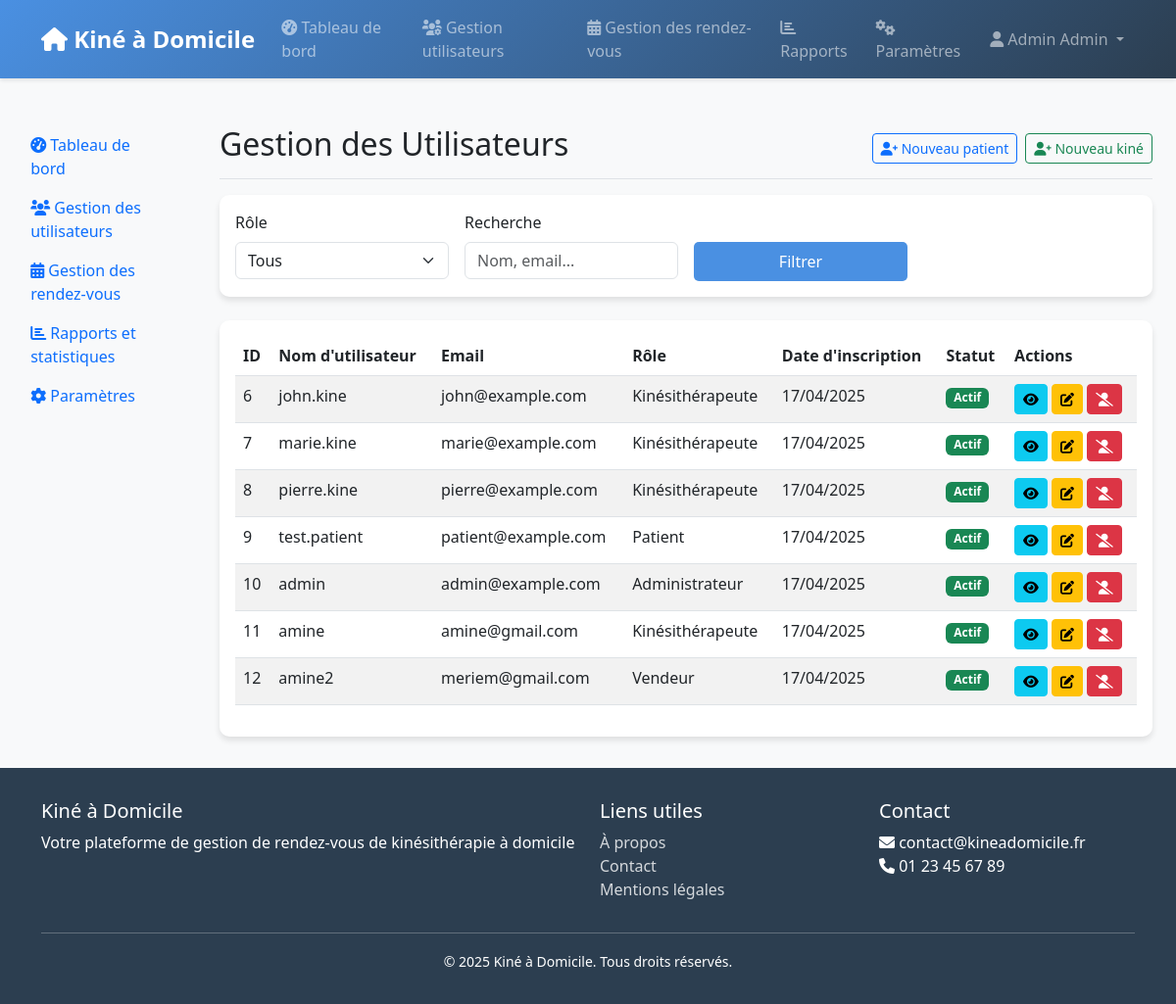
Screenshot of /dashboard/users/ (signed in) with the database file from the repository.
### users/models.py (models this page shows)
class Utilisateur(AbstractUser):
    class Role(models.TextChoices):
        ADMIN = 'ADMIN', _('Administrateur')
        PATIENT = 'PATIENT', _('Patient')
        KINE = 'KINE', _('Kinésithérapeute')
        VENDEUR = 'VENDEUR', _('Vendeur')
    role = models.CharField(
        max_length=10,
        choices=Role.choices,
        default=Role.PATIENT,
    )
    date_naissance = models.DateField(null=True, blank=True)
    telephone = models.CharField(max_length=15, blank=True)

### users/views.py (the view)
# urls.py: path('dashboard/users/', admin_users, name='admin_users'),
@login_required
@user_passes_test(is_admin)
def admin_users(request):
    users = Utilisateur.objects.all()
    return render(request, 'admin/users.html', {'users': users})

### users/views.py (called while the page is built)
def is_admin(user):
    return user.is_superuser

### templates/admin/users.html (shortened to what this page needs)
{% extends 'base.html' %}
{% block content %}
<div class="container-fluid">
    <div class="row">
        <div class="col-md-3 col-lg-2 d-md-block bg-light sidebar">
            <div class="position-sticky pt-3">
                <ul class="nav flex-column">
                    <li class="nav-item">
                        <a class="nav-link" href="{% url 'admin_dashboard' %}">
                            <i class="fas fa-tachometer-alt"></i> Tableau de bord
                        </a>
                    </li>
                    <li class="nav-item">
                        <a class="nav-link active" href="{% url 'admin_users' %}">
                            <i class="fas fa-users"></i> Gestion des utilisateurs
                        </a>
                    </li>
                    <li class="nav-item">
                        <a class="nav-link" href="{% url 'admin_appointments' %}">
                            <i class="fas fa-calendar-alt"></i> Gestion des rendez-vous
                        </a>
                    </li>
                    <li class="nav-item">
                        <a class="nav-link" href="{% url 'admin_reports' %}">
                            <i class="fas fa-chart-bar"></i> Rapports et statistiques
                        </a>
                    </li>
                    <li class="nav-item">
                        <a class="nav-link" href="{% url 'admin_settings' %}">
                            <i class="fas fa-cog"></i> Paramètres
                        </a>
                    </li>
                </ul>
            </div>
        </div>
        <div class="col-md-9 ms-sm-auto col-lg-10 px-md-4">
            <div class="d-flex justify-content-between flex-wrap flex-md-nowrap align-items-center pt-3 pb-2 mb-3 border-bottom">
                <h1 class="h2">Gestion des Utilisateurs</h1>
                <div class="btn-toolbar mb-2 mb-md-0">
                    <a href="{% url 'register' %}?type=patient" class="btn btn-sm btn-outline-primary me-2">
                        <i class="fas fa-user-plus"></i> Nouveau patient
                    </a>
                    <a href="{% url 'register' %}?type=kine" class="btn btn-sm btn-outline-success">
                        <i class="fas fa-user-plus"></i> Nouveau kiné
                    </a>
                </div>
            </div>
            <div class="row mb-4">
                <div class="col-md-12">
                    <div class="card">
                        <div class="card-body">
                            <form method="get" class="row g-3">
                                <div class="col-md-3">
                                    <label for="role" class="form-label">Rôle</label>
                                    <select name="role" id="role" class="form-select">
                                        <option value="">Tous</option>
                                    </select>
                                </div>
                                <div class="col-md-3">
                                    <label for="search" class="form-label">Recherche</label>
                                    <input type="text" name="search" id="search" class="form-control" placeholder="Nom, email...">
                                </div>
                                <div class="col-md-3">
                                    <label class="form-label">&nbsp;</label>
                                    <button type="submit" class="btn btn-primary w-100">Filtrer</button>
                                </div>
                            </form>
                        </div>
                    </div>
                </div>
            </div>
            <div class="card">
                <div class="card-body">
                    <div class="table-responsive">
                        <table class="table table-striped">
                            <thead>
                                <tr>
                                    <th>ID</th>
                                    <th>Nom d'utilisateur</th>
                                    <th>Email</th>
                                    <th>Rôle</th>
                                    <th>Date d'inscription</th>
                                    <th>Statut</th>
                                    <th>Actions</th>
                                </tr>
                            </thead>
                            <tbody>
                                {% for user in users %}
                                <tr>
                                    <td>{{ user.id }}</td>
                                    <td>{{ user.username }}</td>
                                    <td>{{ user.email }}</td>
                                    <td>{{ user.get_role_display }}</td>
                                    <td>{{ user.date_joined|date:"d/m/Y" }}</td>
                                    <td>
                                        {% if user.is_active %}
                                            <span class="badge bg-success">Actif</span>
                                        {% else %}
                                            <span class="badge bg-danger">Inactif</span>
                                        {% endif %}
                                    </td>
                                    <td>
                                        <a href="{% url 'users:profile' user.id %}" class="btn btn-sm btn-info">
                                            <i class="fas fa-eye"></i>
                                        </a>
                                        <a href="{% url 'users:edit_profile' user.id %}" class="btn btn-sm btn-warning">
                                            <i class="fas fa-edit"></i>
                                        </a>
                                        {% if user.is_active %}
                                            <a href="#" class="btn btn-sm btn-danger" data-bs-toggle="modal" data-bs-target="#deactivateModal{{ user.id }}">
                                                <i class="fas fa-user-slash"></i>
                                            </a>
                                        {% else %}
                                            <a href="#" class="btn btn-sm btn-success" data-bs-toggle="modal" data-bs-target="#activateModal{{ user.id }}">
                                                <i class="fas fa-user-check"></i>
                                            </a>
                                        {% endif %}
                                    </td>
                                </tr>
                                {% endfor %}
                            </tbody>
                        </table>
                    </div>
                </div>
            </div>
        </div>
    </div>
</div>
{% endblock %}

### templates/base.html (shortened to what this page needs)
<!DOCTYPE html>
<html lang="fr">
<head>
    <link href="https://cdn.jsdelivr.net/npm/bootstrap@5.3.0/dist/css/bootstrap.min.css" rel="stylesheet">
    <link href="https://cdnjs.cloudflare.com/ajax/libs/font-awesome/6.0.0/css/all.min.css" rel="stylesheet">
    <link href="https://cdnjs.cloudflare.com/ajax/libs/tempusdominus-bootstrap-4/5.39.0/css/tempusdominus-bootstrap-4.min.css" rel="stylesheet">
</head>
<body>
    <nav class="navbar navbar-expand-lg navbar-dark">
        <div class="container">
            <a class="navbar-brand" href="{% url 'home' %}">
                <i class="fas fa-home"></i> Kiné à Domicile
            </a>
            <div class="collapse navbar-collapse" id="navbarNav">
                <ul class="navbar-nav me-auto">
                    {% if user.is_authenticated %}
                        {% if user.role == 'PATIENT' %}
                        <li class="nav-item">
                            <a class="nav-link" href="{% url 'appointments:list' %}">
                                <i class="fas fa-calendar"></i> Mes rendez-vous
                            </a>
                        </li>
                        <li class="nav-item">
                            <a class="nav-link" href="{% url 'appointments:create' %}">
                                <i class="fas fa-plus-circle"></i> Prendre RDV
                            </a>
                        </li>
                        <li class="nav-item">
                            <a class="nav-link" href="{% url 'equipment:list' %}">
                                <i class="fas fa-shopping-cart"></i> Matériel médical
                            </a>
                        </li>
                        <li class="nav-item">
                            <a class="nav-link" href="{% url 'complaints:create' %}">
                                <i class="fas fa-exclamation-circle"></i> Réclamations
                            </a>
                        </li>
                        {% elif user.is_staff %}
                        <li class="nav-item">
                            <a class="nav-link" href="{% url 'admin_dashboard' %}">
                                <i class="fas fa-tachometer-alt"></i> Tableau de bord
                            </a>
                        </li>
                        <li class="nav-item">
                            <a class="nav-link" href="{% url 'admin_users' %}">
                                <i class="fas fa-users-cog"></i> Gestion utilisateurs
                            </a>
                        </li>
                        <li class="nav-item">
                            <a class="nav-link" href="{% url 'admin_appointments' %}">
                                <i class="fas fa-calendar-alt"></i> Gestion des rendez-vous
                            </a>
                        </li>
                        <li class="nav-item">
                            <a class="nav-link" href="{% url 'admin_reports' %}">
                                <i class="fas fa-chart-bar"></i> Rapports
                            </a>
                        </li>
                        <li class="nav-item">
                            <a class="nav-link" href="{% url 'admin_settings' %}">
                                <i class="fas fa-cogs"></i> Paramètres
                            </a>
                        </li>
                        {% endif %}
                    {% endif %}
                </ul>
                <ul class="navbar-nav">
                    {% if user.is_authenticated %}
                    <li class="nav-item dropdown">
                        <a class="nav-link dropdown-toggle" href="#" id="navbarDropdown" role="button" data-bs-toggle="dropdown">
                            <i class="fas fa-user"></i> {{ user.get_full_name }}
                        </a>
                    </li>
                    {% endif %}
                </ul>
            </div>
        </div>
    </nav>
    <div class="content">
        {% block content %}{% endblock %}
    </div>
    <footer class="footer">
        <div class="container">
            <div class="row">
                <div class="col-md-6">
                    <h5>Kiné à Domicile</h5>
                    <p>
                        Votre plateforme de gestion de rendez-vous de kinésithérapie à domicile
                    </p>
                </div>
                <div class="col-md-3">
                    <h5>Liens utiles</h5>
                    <ul class="list-unstyled">
                        <li><a href="{% url 'about' %}">À propos</a></li>
                        <li><a href="{% url 'contact' %}">Contact</a></li>
                        <li><a href="{% url 'legal' %}">Mentions légales</a></li>
                    </ul>
                </div>
                <div class="col-md-3">
                    <h5>Contact</h5>
                    <ul class="list-unstyled">
                        <li><i class="fas fa-envelope"></i> contact@kineadomicile.fr</li>
                        <li><i class="fas fa-phone"></i> 01 23 45 67 89</li>
                    </ul>
                </div>
            </div>
            <hr>
            <div class="text-center">
                <small>&copy; {% now "Y" %} Kiné à Domicile. Tous droits réservés.</small>
            </div>
        </div>
    </footer>
</body>
</html>

### templates/base.html (style rules this page uses)
:root { --primary-color: #4a90e2; --secondary-color: #2c3e50; --accent-color: #e74c3c; --light-bg: #f8f9fa; --dark-bg: #343a40; }
body { min-height: 100vh; display: flex; flex-direction: column; background-color: var(--light-bg); font-family: 'Segoe UI', Tahoma, Geneva, Verdana, sans-serif; }
.navbar { background: linear-gradient(135deg, var(--primary-color), var(--secondary-color)); box-shadow: 0 2px 4px rgba(0,0,0,0.1); }
.navbar-brand { font-weight: 600; font-size: 1.5rem; }
.nav-link { font-weight: 500; transition: all 0.3s ease; padding: 0.5rem 1rem; border-radius: 5px; margin: 0 0.2rem; }
.content { flex: 1; padding: 2rem 0; }
.footer { background: var(--secondary-color); color: white; padding: 2rem 0; margin-top: auto; }
.footer a { color: rgba(255,255,255,0.8); text-decoration: none; transition: all 0.3s ease; }
.card { border: none; border-radius: 10px; box-shadow: 0 4px 6px rgba(0,0,0,0.1); transition: all 0.3s ease; }
.btn-primary { background-color: var(--primary-color); border: none; padding: 0.5rem 1.5rem; border-radius: 5px; transition: all 0.3s ease; }

### rows the page displays
Utilisateur: get_full_name "Admin Admin", id "10", username "admin", email "admin@example.com", role "Administrateur", date_joined "17/04/2025", is_active "Actif"
Utilisateur: id "6", username "john.kine", email "john@example.com", role "Kinésithérapeute", date_joined "17/04/2025", is_active "Actif"
Utilisateur: id "7", username "marie.kine", email "marie@example.com", role "Kinésithérapeute", date_joined "17/04/2025", is_active "Actif"
Utilisateur: id "8", username "pierre.kine", email "pierre@example.com", role "Kinésithérapeute", date_joined "17/04/2025", is_active "Actif"
Utilisateur: id "9", username "test.patient", email "patient@example.com", role "Patient", date_joined "17/04/2025", is_active "Actif"
Utilisateur: id "11", username "amine", email "amine@gmail.com", role "Kinésithérapeute", date_joined "17/04/2025", is_active "Actif"
Utilisateur: id "12", username "amine2", email "meriem@gmail.com", role "Vendeur", date_joined "17/04/2025", is_active "Actif"
